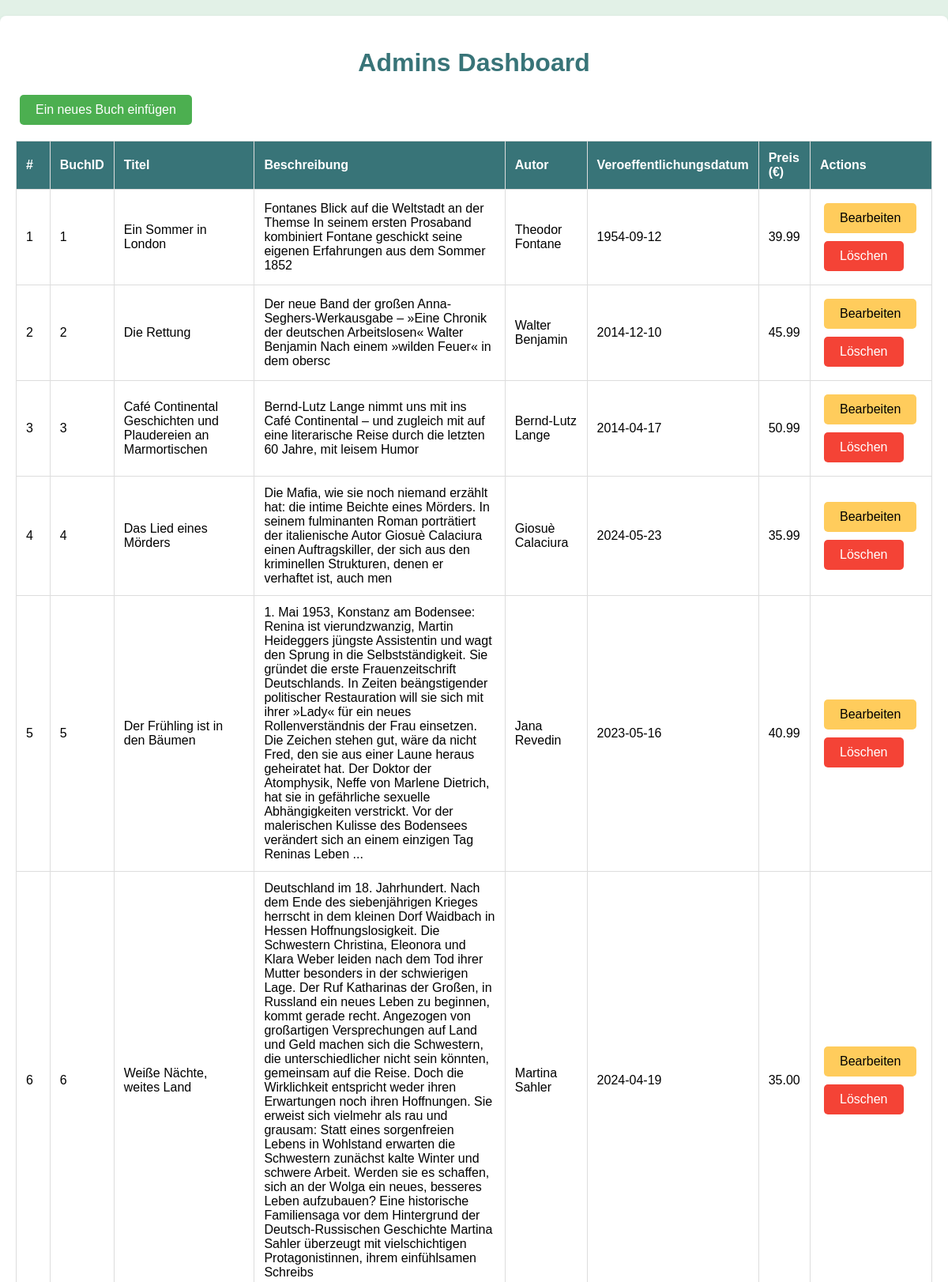
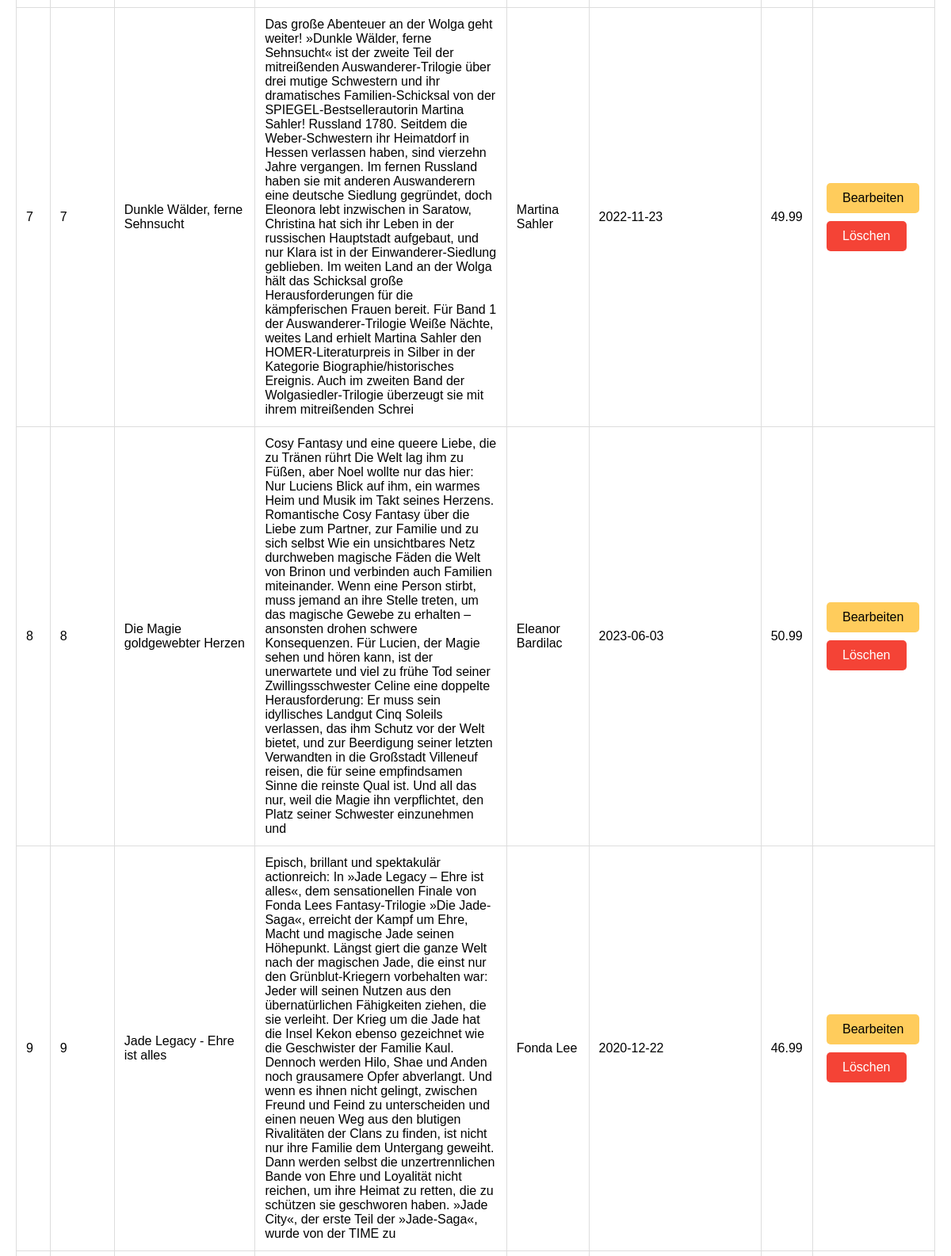
The page /admin_dashboard.php (upper part) on the database its author committed (2 pictures, top to bottom).
### tables this page shows
CREATE TABLE `buecher` (
  `BuchID` int(11) NOT NULL,
  `Titel` varchar(255) DEFAULT NULL,
  `Bild` varchar(255) DEFAULT NULL,
  `Beschreibung` text DEFAULT NULL,
  `Autor` varchar(100) DEFAULT NULL,
  `Veroeffentlichungsdatum` date DEFAULT NULL,
  `Preis` decimal(10,2) DEFAULT NULL
);

### admin_dashboard.php (the view, shortened to what this page needs)
<?php
include 'includes/Verbindung.php';
?>
<!DOCTYPE html>
<html lang="es">
<head>
    <link rel="stylesheet" href="assets/css/stylesDashboard.css">
</head>
<body>
    <div class="container">
        <h1>Admins Dashboard</h1>
        <button class="add-book-btn" onclick="showAddForm()">Ein neues Buch einfügen</button>
        <?php
        $query = 'SELECT BuchID, Titel, Beschreibung, Autor, Veroeffentlichungsdatum, Preis FROM buecher';
        $result = $conn->query($query);
        if ($result->num_rows > 0): ?>
            <table class="books-table">
                <thead>
                    <tr>
                        <th>#</th>
                        <th>BuchID</th>
                        <th>Titel</th>
                        <th>Beschreibung</th>
                        <th>Autor</th>
                        <th>Veroeffentlichungsdatum</th>
                        <th>Preis (€)</th>
                        <th>Actions</th>
                    </tr>
                </thead>
                <tbody>
                    <?php $counter = 1; ?>
                    <?php while ($row = $result->fetch_assoc()): ?>
                        <tr id="row-<?php echo $row['BuchID']; ?>">
                            <td><?php echo $counter++; ?></td>
                            <td><?php echo htmlspecialchars($row['BuchID']); ?></td>
                            <td><?php echo htmlspecialchars($row['Titel']); ?></td>
                            <td><?php echo htmlspecialchars($row['Beschreibung']); ?></td>
                            <td><?php echo htmlspecialchars($row['Autor']); ?></td>
                            <td><?php echo htmlspecialchars($row['Veroeffentlichungsdatum']); ?></td>
                            <td><?php echo htmlspecialchars($row['Preis']); ?></td>
                            <td>
                                <button class="edit-btn" onclick="showEditForm(<?php echo $row['BuchID']; ?>)">Bearbeiten</button>
                                <button class="delete-btn" onclick="deleteBook(<?php echo $row['BuchID']; ?>)">Löschen</button>
                            </td>
                        </tr>
                    <?php endwhile; ?>
                </tbody>
            </table>
        <?php else: ?>
            <p>Das Buch ist nicht gefunden.</p>
        <?php endif; ?>
    </div>
</body>
</html>

### assets/css/stylesDashboard.css (style rules this page uses)
body { font-family: Arial, sans-serif; background-color: #e2f1e7; color: #000000; margin: 0; padding: 0; }
.container { max-width: 1200px; margin: 20px auto; padding: 20px; background: #ffffff; box-shadow: 0 2px 5px rgba(0, 0, 0, 0.1); border-radius: 8px; }
h1 { text-align: center; color: #387478; }
.books-table { width: 100%; border-collapse: collapse; margin-top: 20px; font-size: 1rem; }
.books-table thead tr { background-color: #387478; color: #ffffff; }
.books-table th, .books-table td { padding: 12px; border: 1px solid #ddd; text-align: left; }
button { background-color: #ffcc5c; color: #000000; border: none; padding: 10px 20px; cursor: pointer; font-size: 16px; margin: 5px; border-radius: 5px; }
.add-book-btn { display: block; margin: 20px auto; padding: 12px 20px; background-color: #ffcc5c; color: #000000; border: none; border-radius: 4px; font-size: 1rem; cursor: pointer; transition: background-color 0.3s; }
.add-book-btn { background-color: #4CAF50; color: #ffffff; text-align: center; border: none; padding: 10px 20px; cursor: pointer; font-size: 16px; margin: 5px; border-radius: 5px; }
.delete-btn { background-color: #f44336; color: #ffffff; border: none; padding: 10px 20px; cursor: pointer; font-size: 16px; margin: 5px; border-radius: 5px; }

### rows shown on the page
buecher: BuchID "1", Titel "Ein Sommer in London", Beschreibung "Fontanes Blick auf die Weltstadt an der Themse In seinem ersten Prosaband kombiniert Fontane geschickt seine eigenen Erfahrungen aus dem Sommer 1852", Autor "Theodor Fontane", Veroeffentlichungsdatum "1954-09-12", Preis "39.99"
buecher: BuchID "2", Titel "Die Rettung", Beschreibung "Der neue Band der großen Anna-Seghers-Werkausgabe – »Eine Chronik der deutschen Arbeitslosen« Walter Benjamin Nach einem »wilden Feuer« in dem obersc", Autor "Walter Benjamin", Veroeffentlichungsdatum "2014-12-10", Preis "45.99"
buecher: BuchID "3", Titel "Café Continental Geschichten und Plaudereien an Marmortischen", Beschreibung "Bernd-Lutz Lange nimmt uns mit ins Café Continental – und zugleich mit auf eine literarische Reise durch die letzten 60 Jahre, mit leisem Humor", Autor "Bernd-Lutz Lange", Veroeffentlichungsdatum "2014-04-17", Preis "50.99"
buecher: BuchID "4", Titel "Das Lied eines Mörders", Beschreibung "Die Mafia, wie sie noch niemand erzählt hat: die intime Beichte eines Mörders. In seinem fulminanten Roman porträtiert der italienische Autor Giosuè Calaciura einen Auftragskiller, der sich aus den kriminellen Strukturen, denen er verhaftet ist, auch men", Autor "Giosuè Calaciura", Veroeffentlichungsdatum "2024-05-23", Preis "35.99"
buecher: BuchID "5", Titel "Der Frühling ist in den Bäumen", Beschreibung "1. Mai 1953, Konstanz am Bodensee: Renina ist vierundzwanzig, Martin Heideggers jüngste Assistentin und wagt den Sprung in die Selbstständigkeit. Sie gründet die erste Frauenzeitschrift Deutschlands. In Zeiten beängstigender politischer Restauration will sie sich mit ihrer »Lady« für ein neues Rollenverständnis der Frau einsetzen. Die Zeichen stehen gut, wäre da nicht Fred, den sie aus einer Laune heraus geheiratet hat. Der Doktor der Atomphysik, Neffe von Marlene Dietrich, hat sie in gefährliche sexuelle Abhängigkeiten verstrickt. Vor der malerischen Kulisse des Bodensees verändert sich an einem einzigen Tag Reninas Leben ...", Autor "Jana Revedin", Veroeffentlichungsdatum "2023-05-16", Preis "40.99"
buecher: BuchID "6", Titel "Weiße Nächte, weites Land", Beschreibung "Deutschland im 18. Jahrhundert. Nach dem Ende des siebenjährigen Krieges herrscht in dem kleinen Dorf Waidbach in Hessen Hoffnungslosigkeit. Die Schwestern Christina, Eleonora und Klara Weber leiden nach dem Tod ihrer Mutter besonders in der schwierigen Lage. Der Ruf Katharinas der Großen, in Russland ein neues Leben zu beginnen, kommt gerade recht. Angezogen von großartigen Versprechungen auf Land und Geld machen sich die Schwestern, die unterschiedlicher nicht sein könnten, gemeinsam auf die Reise. Doch die Wirklichkeit entspricht weder ihren Erwartungen noch ihren Hoffnungen. Sie erweist sich vielmehr als rau und grausam: Statt eines sorgenfreien Lebens in Wohlstand erwarten die…", Autor "Martina Sahler", Veroeffentlichungsdatum "2024-04-19", Preis "35.00"
buecher: BuchID "7", Titel "Dunkle Wälder, ferne Sehnsucht", Beschreibung "Das große Abenteuer an der Wolga geht weiter! »Dunkle Wälder, ferne Sehnsucht« ist der zweite Teil der mitreißenden Auswanderer-Trilogie über drei mutige Schwestern und ihr dramatisches Familien-Schicksal von der SPIEGEL-Bestsellerautorin Martina Sahler! Russland 1780. Seitdem die Weber-Schwestern ihr Heimatdorf in Hessen verlassen haben, sind vierzehn Jahre vergangen. Im fernen Russland haben sie mit anderen Auswanderern eine deutsche Siedlung gegründet, doch Eleonora lebt inzwischen in Saratow, Christina hat sich ihr Leben in der russischen Hauptstadt aufgebaut, und nur Klara ist in der Einwanderer-Siedlung geblieben. Im weiten Land an der Wolga hält das Schicksal große Herausforderungen…", Autor "Martina Sahler", Veroeffentlichungsdatum "2022-11-23", Preis "49.99"
buecher: BuchID "8", Titel "Die Magie goldgewebter Herzen", Beschreibung "Cosy Fantasy und eine queere Liebe, die zu Tränen rührt Die Welt lag ihm zu Füßen, aber Noel wollte nur das hier: Nur Luciens Blick auf ihm, ein warmes Heim und Musik im Takt seines Herzens. Romantische Cosy Fantasy über die Liebe zum Partner, zur Familie und zu sich selbst Wie ein unsichtbares Netz durchweben magische Fäden die Welt von Brinon und verbinden auch Familien miteinander. Wenn eine Person stirbt, muss jemand an ihre Stelle treten, um das magische Gewebe zu erhalten – ansonsten drohen schwere Konsequenzen. Für Lucien, der Magie sehen und hören kann, ist der unerwartete und viel zu frühe Tod seiner Zwillingsschwester Celine eine doppelte Herausforderung: Er muss sein idyllisches…", Autor "Eleanor Bardilac", Veroeffentlichungsdatum "2023-06-03", Preis "50.99"
buecher: BuchID "9", Titel "Jade Legacy - Ehre ist alles", Beschreibung "Episch, brillant und spektakulär actionreich: In »Jade Legacy – Ehre ist alles«, dem sensationellen Finale von Fonda Lees Fantasy-Trilogie »Die Jade-Saga«, erreicht der Kampf um Ehre, Macht und magische Jade seinen Höhepunkt. Längst giert die ganze Welt nach der magischen Jade, die einst nur den Grünblut-Kriegern vorbehalten war: Jeder will seinen Nutzen aus den übernatürlichen Fähigkeiten ziehen, die sie verleiht. Der Krieg um die Jade hat die Insel Kekon ebenso gezeichnet wie die Geschwister der Familie Kaul. Dennoch werden Hilo, Shae und Anden noch grausamere Opfer abverlangt. Und wenn es ihnen nicht gelingt, zwischen Freund und Feind zu unterscheiden und einen neuen Weg aus den blutigen…", Autor "Fonda Lee", Veroeffentlichungsdatum "2020-12-22", Preis "46.99"
